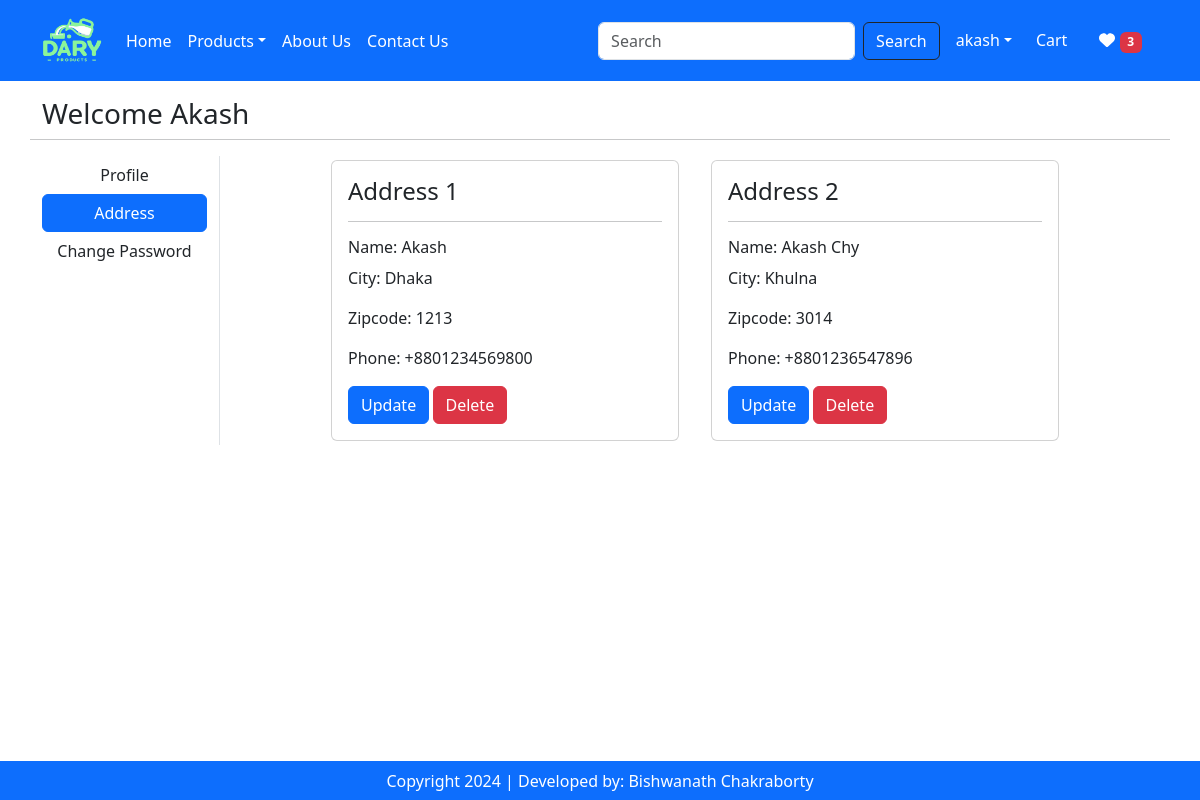
Page /address/ (signed in) on the committed database.
### app/models.py (models this page shows, shortened)
class Customer(models.Model):
    user = models.ForeignKey(User, on_delete=models.CASCADE)
    name = models.CharField(max_length=200)
    mobile = models.IntegerField(default=0)
    city = models.CharField(max_length=100)
    zipcode = models.IntegerField()

### app/views.py (the view)
# urls.py: path('address/', views.address, name='address'),
@login_required
def address(request):
	totalitem = total_item(request)
	wishlist = total_wish(request)
	address = Customer.objects.filter(user=request.user)
	return render(request, "app/address.html", locals())

### app/views.py (called while the page is built)
def	total_item(request):
	totalitem = 0
	if request.user.is_authenticated:
		totalitem = len(Cart.objects.filter(user=request.user))
	return totalitem

def	total_wish(request):
	wishitem = 0
	if request.user.is_authenticated:
		wishitem = len(Wishlist.objects.filter(user=request.user))
	return wishitem

### app/templates/app/address.html (shortened to what this page needs)
{% extends "app/base.html" %}
{% load static %}
{% block content %}
<div class="row my-3">
    <h3>Welcome <span class="text-capitalize">{{request.user}}</span></h3> <hr>
    <div class="col-sm-2 border-end">
        <ul class="list-unstyled">
            <li class="d-grid"><a href="{% url "profile" %}" class="btn">Profile</a></li>
            <li class="d-grid"><a href="{% url "address" %}" class="btn btn-primary">Address</a></li>
            <li class="d-grid"><a href="{% url "passwordchange" %}" class="btn">Change Password</a></li>
        </ul>
    </div>
    <div class="col-sm-8 offset-sm-1">
        <div class="row">
            {% if address %}
                {% for addr in address %}
                    <div class="col-sm-6">
                        <div class="card m-1">
                            <div class="card-body">
                                <h4 class="card-title">Address {{forloop.counter}}</h4><hr>
                                <h6 class="card-text">Name: {{addr.name}}</h6>
                                <p class="card-text">City: {{addr.city}}</p>
                                <p class="card-text">Zipcode: {{addr.zipcode}}</p>
                                <p class="card-text">Phone: +880{{addr.mobile}}</p>
                                <div class="row">
                                    <div class="col-sm-3">
                                        <a href="{% url "update-address" addr.id %}" class="btn btn-primary">Update</a>
                                    </div>
                                    <div class="col-sm-3">
                                        <a href="#" class="btn btn-danger">Delete</a>
                                    </div>
                                </div>
                            </div>
                        </div>
                    </div>
                {% endfor %}
            {% else %}
            <div class="text-center">
                <h3>Opps!</h3>
                <h4>No Address Found.</h4>
            </div>
            {% endif %}
        </div>
    </div>
</div>
{% endblock content %}

### app/templates/app/navbar.html (shortened to what this page needs)
{% load static %}
<nav class="navbar navbar-expand-sm navbar-dark bg-primary">
    <div class="container">
        <a class="navbar-brand" href="#">
            <img src="{% static "app/images/logo.png" %}" alt="Company Logo" width="60", height="55">
        </a>
        <div class="collapse navbar-collapse" id="collapsibleNavId">
            <ul class="navbar-nav me-auto mt-2 mt-lg-0">
                {% if user.is_authenticated %}
                <li class="nav-item">
                    <a class="nav-link active" href="{% url "home" %}" aria-current="page">Home</a>
                </li>
                <li class="nav-item dropdown">
                    <a
                        class="nav-link dropdown-toggle text-white"
                        href="#"
                        id="dropdownId"
                        data-bs-toggle="dropdown"
                        aria-haspopup="true"
                        aria-expanded="false"
                        >Products</a>
                </li>
                <li class="nav-item">
                    <a class="nav-link text-white" href="{% url 'about' %}">About Us</a>
                </li>
                <li class="nav-item">
                    <a class="nav-link text-white" href="{% url 'contact' %}">Contact Us</a>
                </li>
            </ul>
            <form class="d-flex my-2 my-lg-0" role="search" action="/search">
                <input
                    class="form-control me-sm-2"
                    type="text"
                    placeholder="Search"
                    name="search"
                    aria-label="Search"
                />
                <button
                    class="btn btn-outline-dark text-white my-2 my-sm-0"
                    type="submit"
                >
                    Search
                </button>
            </form>
        </div>
        <ul class="navbar-nav me-auto mt-2 mt-lg-0 ms-2">
            <li class="nav-item dropdown">
                <a
                    class="nav-link dropdown-toggle text-white"
                    href="#"
                    id="dropdownId"
                    data-bs-toggle="dropdown"
                    aria-haspopup="true"
                    aria-expanded="false"
                    >{{request.user}}</a>
            </li>
            <li class="nav-item mx-2">
                <a class="nav-link text-white" href="{% url "showcart" %}">
                    Cart
                </a>
            </li>
            <li class="nav-item mx-2">
                <a class="nav-link text-white" href="{% url "wish-list" %}" data-toggle="tooltip" data-placement="top" title="Wishlist">
                    <i class="fa fa-heart"></i>
                    <span class="badge bg-danger">{% if wishlist > 0 %}{{wishlist}}{% endif %}</span>
                </a>
            </li>
            {% endif %}
        </ul>
    </div>
</nav>

### rows in the picture
Customer: name "Akash", city "Dhaka", zipcode "1213", mobile "1234569800"
Customer: name "Akash Chy", city "Khulna", zipcode "3014", mobile "1236547896"

### other values in the picture
{{ request.user }} "akash"
{{ wishlist }} "3"
{{ request.user }} "Akash"
